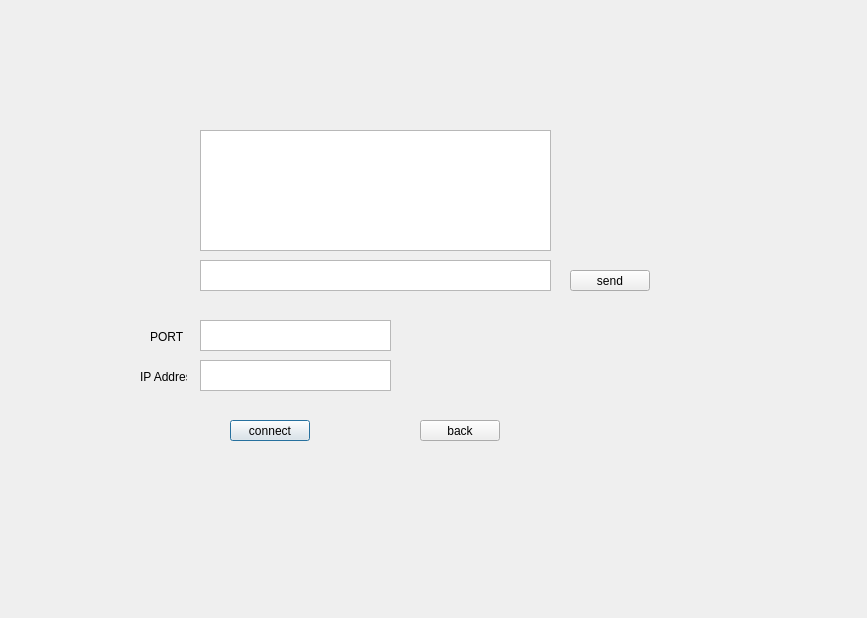
<?xml version="1.0" encoding="UTF-8"?>
<ui version="4.0">
 <class>Client</class>
 <widget class="QDialog" name="Client">
  <property name="geometry">
   <rect>
    <x>0</x>
    <y>0</y>
    <width>867</width>
    <height>618</height>
   </rect>
  </property>
  <property name="windowTitle">
   <string>Dialog</string>
  </property>
  <property name="autoFillBackground">
   <bool>true</bool>
  </property>
  <widget class="QPushButton" name="connectButton">
   <property name="geometry">
    <rect>
     <x>230</x>
     <y>420</y>
     <width>80</width>
     <height>21</height>
    </rect>
   </property>
   <property name="text">
    <string>connect</string>
   </property>
  </widget>
  <widget class="QTextEdit" name="textIP">
   <property name="geometry">
    <rect>
     <x>200</x>
     <y>360</y>
     <width>191</width>
     <height>31</height>
    </rect>
   </property>
  </widget>
  <widget class="QTextEdit" name="textPort">
   <property name="geometry">
    <rect>
     <x>200</x>
     <y>320</y>
     <width>191</width>
     <height>31</height>
    </rect>
   </property>
  </widget>
  <widget class="QLabel" name="label_2">
   <property name="geometry">
    <rect>
     <x>140</x>
     <y>370</y>
     <width>47</width>
     <height>13</height>
    </rect>
   </property>
   <property name="text">
    <string>IP Address</string>
   </property>
  </widget>
  <widget class="QLabel" name="label">
   <property name="geometry">
    <rect>
     <x>150</x>
     <y>330</y>
     <width>47</width>
     <height>13</height>
    </rect>
   </property>
   <property name="text">
    <string>PORT</string>
   </property>
  </widget>
  <widget class="QPushButton" name="sendButton">
   <property name="geometry">
    <rect>
     <x>570</x>
     <y>270</y>
     <width>80</width>
     <height>21</height>
    </rect>
   </property>
   <property name="text">
    <string>send</string>
   </property>
  </widget>
  <widget class="QTextEdit" name="textMessageReceived">
   <property name="geometry">
    <rect>
     <x>200</x>
     <y>130</y>
     <width>351</width>
     <height>121</height>
    </rect>
   </property>
  </widget>
  <widget class="QTextEdit" name="textMessage">
   <property name="geometry">
    <rect>
     <x>200</x>
     <y>260</y>
     <width>351</width>
     <height>31</height>
    </rect>
   </property>
  </widget>
  <widget class="QPushButton" name="backButton">
   <property name="geometry">
    <rect>
     <x>420</x>
     <y>420</y>
     <width>80</width>
     <height>21</height>
    </rect>
   </property>
   <property name="text">
    <string>back</string>
   </property>
  </widget>
 </widget>
 <tabstops>
  <tabstop>textMessageReceived</tabstop>
  <tabstop>textMessage</tabstop>
  <tabstop>sendButton</tabstop>
  <tabstop>textPort</tabstop>
  <tabstop>textIP</tabstop>
  <tabstop>connectButton</tabstop>
  <tabstop>backButton</tabstop>
 </tabstops>
 <resources/>
 <connections/>
</ui>
